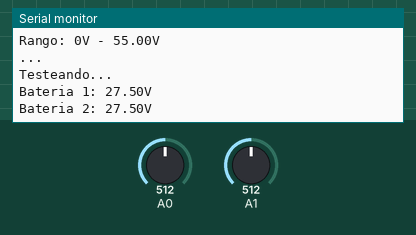
This sketch was run on a simulated Arduino Uno, built with avr-gcc and run on an emulated ATmega328P. Shown: the last lines printed to the serial monitor. The test bench sets the inputs (shaded band); at power-on: A0 = 512, A1 = 512.

Above: at 2.8 s.
2.9 s: A0 set to 716
At 4.2 s:
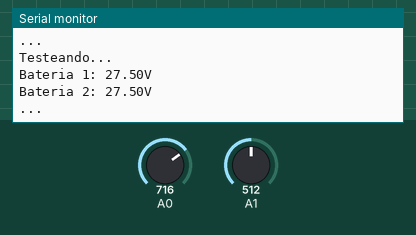
6.9 s: A1 set to 716
At 8.4 s:
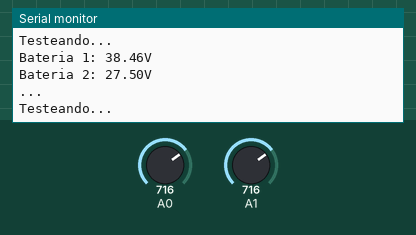
10.9 s: A0 set to 900
At 12.3 s:
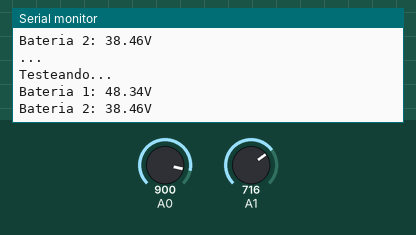
14.9 s: A1 set to 900
At 16.0 s:
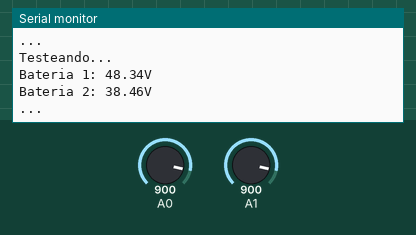
Timing chart, 0 to 17.9 s (numbered marks = the images above; inputs shaded):
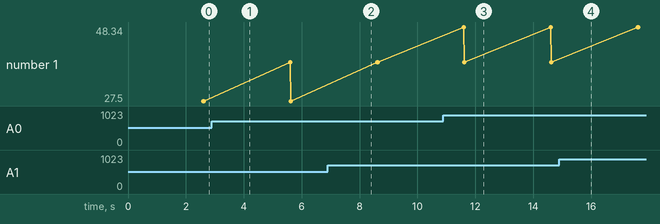

Measured:
- after the input at 10.9 s, the serial monitor: prints a new line after 0.71 s (image 3)

The sketch:

Sensado2_este_funciona_.ino.ino
```cpp
//voltimetro versión 1

//prueba de solo sensado

//declaración de las variables a utilizar

float vout = 5; //valor de la tensión máxima que soporta el microcontrolador
float r1 = 1000000;  //valor de la resistencia r1=1M ohms
float r2 = 100000;  //valor de la resistencia r2=100k ohms
float vin;
float vreal;
//configuración de inicio
//se ejecuta solo una vez
void setup()
{
  Serial.begin(9600); //inicio de la comunicación serial
  delay(300);
  Serial.println("Voltimetro - Version 1");
  Serial.print("Rango: 0V - ");
  Serial.print((int)vout*(r1+r2)/r2);
  Serial.println("V");
  delay(300);
  Serial.println("...");
  delay(1000);

}

//rutina que enviará los datos al puerto serial
void loop()
{
  Serial.println("Testeando...");
  delay(1000);
  Serial.print("Bateria 1: ");
  Serial.print(v1());
  Serial.println("V");
  Serial.print("Bateria 2: ");
  Serial.print(v2());
  Serial.println("V");
  delay(1000);
  Serial.println("...");
  delay(1000);
}

float v1()
{
//lee el pin AN0 y convierte la señal a un valor digital
//vin en el voltaje de entrada en el pin AN0
  vin = (analogRead(0)*vout)/1024;
  divisor();
  float volt1 = divisor();
  return volt1;
}

float v2()
{
//lee el pin AN1 y convierte la señal a un valor digital
//vin en el voltaje de entrada en el pin AN0
  vin = (analogRead(1)*vout)/1024;
  divisor();
  float volt2 = divisor();
  return volt2;
}

//rutina de sensado de la tensión
float divisor()
{
//esta funcion convierte el valor leido a el valor real
//para ser enviado al puerto serial
  vreal =  vin*(r2+r1)/r2;
  return vreal; //guarda el valor vrela en la funcion sensado()
}
```
